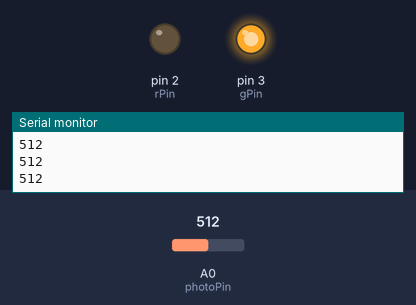
A sketch run on a simulated Arduino Uno, built with avr-gcc and run on an emulated ATmega328P. Shown: output pins drawn as LEDs (lit = HIGH), the last lines printed to the serial monitor. The inputs (shaded band) are chosen by the test bench; at power-on: A0 (photoPin) = 512.

Above: at 1.2 s.
1.3 s: A0 (photoPin) set to 683
2.8 s: A0 (photoPin) set to 714
At 3.4 s:
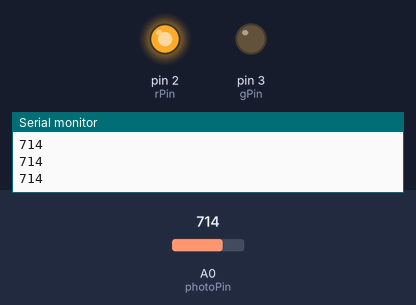
4.3 s: A0 (photoPin) set to 511
At 5.5 s:
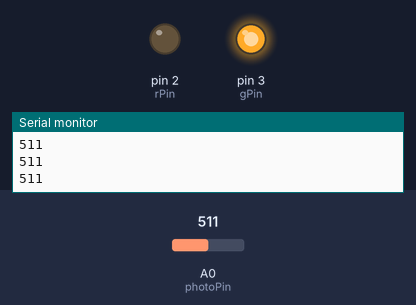
5.8 s: A0 (photoPin) set to 716
At 6.8 s:
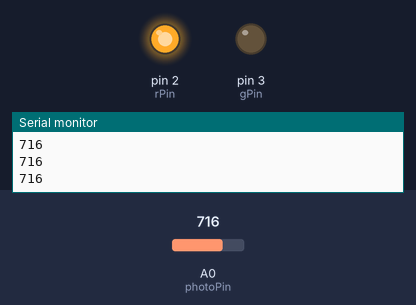
Timing chart, 0 to 8.3 s (numbered marks = the images above; inputs shaded):
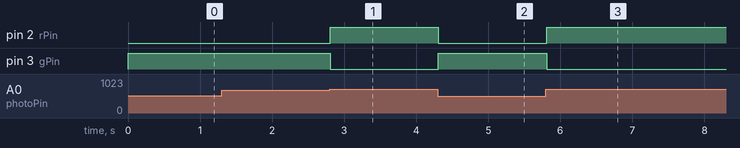

The sketch:

Photodetector_LED.ino
```cpp
int photoPin = A0, photoVal, rPin = 2, gPin = 3, rVal = 700;
void setup() {
  // put your setup code here, to run once:
  Serial.begin(9600);
  pinMode(rPin, OUTPUT);
  pinMode(gPin, OUTPUT);
}

void loop() {
  // put your main code here, to run repeatedly:
  photoVal = analogRead(photoPin);
  Serial.println(photoVal);
  if (photoVal >= rVal) {
    digitalWrite(rPin, HIGH);
    digitalWrite(gPin, LOW);
  }
  else {
    digitalWrite(gPin, HIGH);
    digitalWrite(rPin, LOW);
  }
}
```

Measured:
- the behaviour switches between 699 and 700 on A0 (photoPin) (found by bisection; images 0 and 1)
- after the input at 2.8 s, pin 2 (rPin): LOW → HIGH at once; pin 3 (gPin): HIGH → LOW at once
- after the input at 4.3 s, pin 2 (rPin): HIGH → LOW at once; pin 3 (gPin): LOW → HIGH at once
- after the input at 5.8 s, pin 2 (rPin): LOW → HIGH at once; pin 3 (gPin): HIGH → LOW at once
